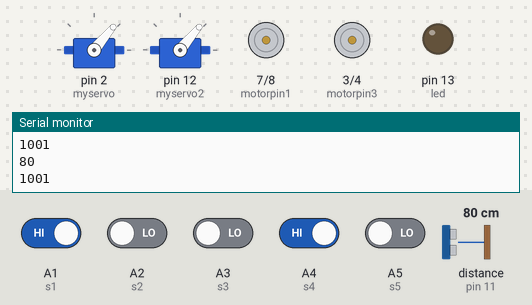
This sketch was run on a simulated Arduino Uno, built with avr-gcc and run on an emulated ATmega328P. Shown: 2 × servo, motor-driver pin pairs drawn as motors (green arrow = first pin HIGH = forward, orange = second pin HIGH = backward, longer = more drive, scaled by the enable pin), output pins drawn as LEDs (lit = HIGH), the last lines printed to the serial monitor. Wiring (inferred from the names in the program): ultrasonic range finder: trigger pin 10; echo pin 11. Inputs (shaded band) come from the test bench; at power-on: A1 (s1), A4 (s4) HIGH, A2 (s2), A3 (s3), A5 (s5) LOW, distance to the obstacle (sensor on pin 11) 80 cm. The echo pulse lasts 58.3 µs per cm; pins used as bus, display or sensor lines are not drawn.

Above: at 3.2 s.
3.3 s: distance to the obstacle (sensor on pin 11) set to 8 cm
4.8 s: distance to the obstacle (sensor on pin 11) set to 5 cm
At 7.3 s:
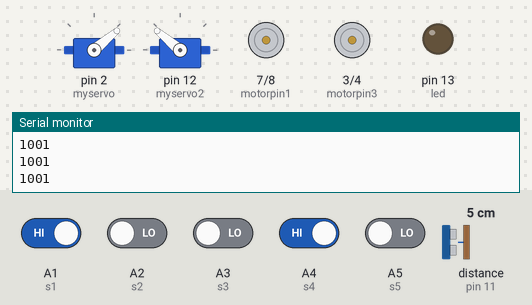
7.8 s: A1 (s1) driven LOW
At 8.6 s:
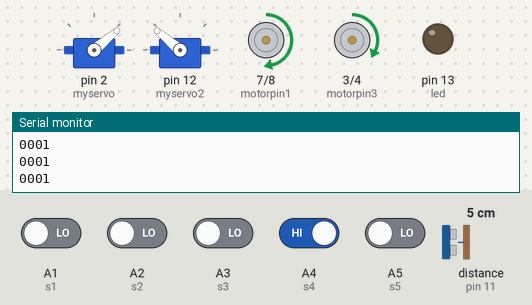
9.3 s: A3 (s3) driven HIGH
At 9.6 s:
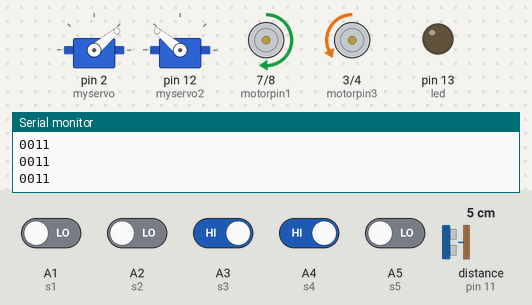
10.8 s: A4 (s4) driven LOW
At 11.9 s:
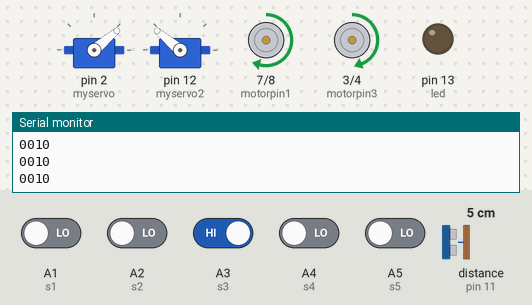
12.3 s: A2 (s2) driven HIGH
At 13.2 s:
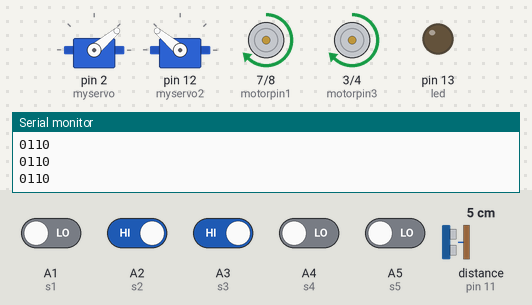
Timing chart, 0 to 14.8 s (numbered marks = the images above; inputs shaded):
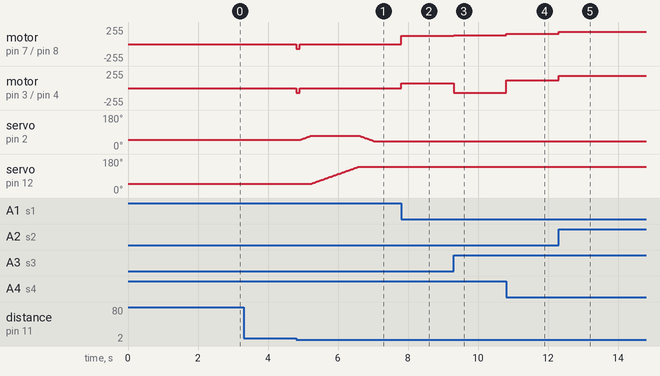

Measured:
- the behaviour switches between 7 and 6 cm on distance to the obstacle (sensor on pin 11) (found by bisection; images 0 and 1)
- after the input at 4.8 s, motor on pin 7 (motorpin1) / pin 8 (motorpin2), motor on pin 3 (motorpin3) / pin 4 (motorpin4): stopped → backward 70/255 at once, → stopped 0.10 s later; servo on pin 2 (myservo): rises from 50° to 70° in 0.27 s, then falls to 40° in 1.8 s; servo on pin 12 (myservo2): moves from 50° to 140° over 1.3 s, starting after 0.44 s
- after the input at 7.8 s, motor on pin 7 (motorpin1) / pin 8 (motorpin2): stopped → forward 125/255 at once; motor on pin 3 (motorpin3) / pin 4 (motorpin4): stopped → forward 70/255 at once
- after the input at 9.3 s, motor on pin 7 (motorpin1) / pin 8 (motorpin2): forward 125/255 → forward 135/255 at once; motor on pin 3 (motorpin3) / pin 4 (motorpin4): forward 70/255 → backward 70/255 at once
- after the input at 10.8 s, motor on pin 7 (motorpin1) / pin 8 (motorpin2): forward 135/255 → forward 153/255 at once; motor on pin 3 (motorpin3) / pin 4 (motorpin4): backward 70/255 → forward 115/255 at once
- after the input at 12.3 s, motor on pin 7 (motorpin1) / pin 8 (motorpin2): forward 153/255 → forward 185/255 at once; motor on pin 3 (motorpin3) / pin 4 (motorpin4): forward 115/255 → forward 185/255 at once

The sketch:

White_Black_box_deacting_and_fetching_robot.ino
```cpp
#include <Servo.h>

Servo myservo;
Servo myservo2; // create servo object to control a servo
// twelve servo objects can be created on most boards

int pos = 50;
// variable to store the servo position

int Speed = 185;

int motorpin3 = 3;
int motorpin4 = 4;
int pwm2 = 5;               // LEFT motor pin and pwm
int flag = 0;
int motorpin1 = 7;
int motorpin2 = 8;
int pwm1 = 9;              // RIGHT motor pin and pwm

int s1 = A1; //orange
int s2 = A2; //white
int s3 = A3; //brown
int s4 = A4; //black
int s5 = A5; //black
//Pin assignment
const int usTrigPin = 10; //connects to Arduino digital pin #2
const int usEchoPin = 11; //connects to Arduino digital pin #3


const int led = 13;      //Arduino built-in led. No connection required

//operational parameters
const int paceOfSound = 29.15;  //pace of sound = 1/speed of sound
//              = 1/0.03435 cm/ss
//              = 29.15 us/cm

//CALIBRATION
int turningPoint = 6;  //turn when an obstacle is within 20cm (approx 8in)

//wait 100msec until next sensor check.
int sensDelay = 100;

//used only in testing phase
boolean DEBUG = false;    //change to true when debuging. See serial monitor for log

// the setup routine runs once when you press reset or power on
void setup() {
  {
    myservo.attach(2);
    myservo2.attach(12);

    myservo.write(50);
    myservo2.write(50);
    delay(2000);

    Serial.begin(9600);
    pinMode(s1, INPUT);
    pinMode(s2, INPUT);
    pinMode(s3, INPUT);
    pinMode(s4, INPUT);
 pinMode(s5, INPUT);
    // Motor pins and Pulse Width Modulation declared by pinMode
    pinMode(motorpin1, OUTPUT);
    pinMode(motorpin2, OUTPUT);
    pinMode(motorpin3, OUTPUT);
    pinMode(motorpin4, OUTPUT);
    pinMode(pwm1, OUTPUT);
    pinMode(pwm2, OUTPUT);
  }
  //set digital pin modes for ultrasonic sensors
  pinMode(usTrigPin, OUTPUT);
  pinMode(usEchoPin, INPUT);

  //set digital pin mode for built-in led
  pinMode(led, OUTPUT);

}


void loop() {


 goForward();
  if (flag == 0)
  {

    sonarCheck();
  }


}

void sonarCheck()
{
  int distance;

  // call getDistance to get the distance to an obstacle. Ignore anything farther than 100cm
  distance = getDistance();
  Serial.println(distance);
  //,l'delay(100);
  if (distance < 6 && distance > 0 )
  {
    grab();
    if (digitalRead(s5) == 0) { myservo.attach(2);
  myservo2.attach(12);
    ServoUp();
    survotake();
   }
    fulturn();
    flag = 1;
    Speed == 200;
  }


}

int getDistance() {

  long duration, distance;

  digitalWrite(usTrigPin, LOW);  // Added this line
  delayMicroseconds(2); // Added this line

  //send 10 micro second pulse to trigger
  digitalWrite(usTrigPin, HIGH);
  delayMicroseconds(10); // Added this line per spec (spec says at least 10us)
  digitalWrite(usTrigPin, LOW);

  //Below step wait for HIGH upto a second (default) on the Echo pin before timing out.
  duration = pulseIn(usEchoPin, HIGH);   //wait for HIGH

  //calculate the distance in cm
  distance = (duration / 2) / paceOfSound;

  //We don't care about distance of more than 100cm
  if (distance >= 100 || distance <= 0) {
    if (DEBUG) Serial.println("getDistance: Out of range");
    return 0;
  } else {
    if (DEBUG) {
      Serial.print("getDistance: ");
      Serial.print(distance);
      Serial.println(" cm");
    }
    return distance;
  }
}

void ServoUp() {

{
   for (pos = 50; pos <= 70; pos += 1) { // goes from 180 degrees to 0 degrees
    myservo.write(pos);              // tell servo to go to position in variable 'pos'
    delay(15);                       // waits 15ms for the servo to reach the position
  }
}
   {
    for (pos = 50; pos <= 140; pos += 1) { // goes from 0 degrees to 180 degrees
    // in steps of 1 degree
    myservo2.write(pos);              // tell servo to go to position in variable 'pos'
    delay(15);
    // waits 15ms for the servo to reach the position
  }

}

}

void survotake()
{
   for (pos = 70; pos >= 40; pos -= 1) { // goes from 180 degrees to 0 degrees
    myservo.write(pos);              // tell servo to go to position in variable 'pos'
    delay(15);                       // waits 15ms for the servo to reach the position
  }
}

void leave()
 {

{
   for (pos = 40; pos <= 70; pos++) { // goes from 180 degrees to 0 degrees
    myservo.write(pos);              // tell servo to go to position in variable 'pos'
    delay(30);                       // waits 15ms for the servo to reach the position
  }
}

    for (pos = 140; pos >= 50; pos -= 1) { // goes from 0 degrees to 180 degrees
    // in steps of 1 degree
    myservo2.write(pos);              // tell servo to go to position in variable 'pos'
    delay(30);
    // waits 15ms for the servo to reach the position
  }
  delay(200000);

}


void goForward ()
{
  {

    Serial.print(digitalRead(s1));  // Mark the Sensors for instant Digital Read in 0,1
    Serial.print(digitalRead(s2));
    Serial.print(digitalRead(s3));
    Serial.print(digitalRead(s4));
    Serial.println () ;


    if  (digitalRead(s1) == 0 && digitalRead(s2) == 1 && digitalRead(s3) == 1 && digitalRead(s4) == 0) {
      forward();
    }
    else if (digitalRead(s1) == 0 && digitalRead(s2) == 1 && digitalRead(s3) == 0 && digitalRead(s4) == 0) {
      sl();
    }
    else if (digitalRead(s1) == 1 && digitalRead(s2) == 1 && digitalRead(s3) == 0 && digitalRead(s4) == 0) {
      ml();
    }
    else if (digitalRead(s1) == 1 && digitalRead(s2) == 0 && digitalRead(s3) == 0 && digitalRead(s4) == 0) {
      hl();

    }
    else if (digitalRead(s1) == 0 && digitalRead(s2) == 0 && digitalRead(s3) == 1 && digitalRead(s4) == 0) {
      sr();
    }
    else if (digitalRead(s1) == 0 && digitalRead(s2) == 0 && digitalRead(s3) == 1 && digitalRead(s4) == 1) {
      mr();
    }
    else if (digitalRead(s1) == 0 && digitalRead(s2) == 0 && digitalRead(s3) == 0 && digitalRead(s4) == 1) {
      hr();

    }
    else if (digitalRead(s1) == 0 && digitalRead(s2) == 0 && digitalRead(s3) == 0 && digitalRead(s4) == 0) {
      oo();

    }
    else if (digitalRead(s1) == 1 && digitalRead(s2) == 1 && digitalRead(s3) == 1 && digitalRead(s4) == 1) {
     grab();
      leave();
      delay (2000000);

    }

  }

}

void fulturn(){
  while (digitalRead(s4) == 0)
    {digitalWrite(motorpin2, LOW);
  digitalWrite(motorpin1, HIGH);
  analogWrite(pwm1, Speed - 75);

  digitalWrite(motorpin3, LOW);
  digitalWrite(motorpin4, HIGH);
  analogWrite(pwm2, Speed - 75);}


}
void grab ()
{

  digitalWrite(motorpin1, LOW);
  digitalWrite(motorpin2, HIGH);
  analogWrite(pwm1, 70);

  digitalWrite(motorpin3, LOW);
  digitalWrite(motorpin4, HIGH);
  analogWrite(pwm2, 70);
  delay(100);

  digitalWrite(motorpin1, HIGH);
  digitalWrite(motorpin2, LOW);
  analogWrite(pwm1, 0);

  digitalWrite(motorpin3, HIGH);
  digitalWrite(motorpin4, LOW);
  analogWrite(pwm2, 0);
}

// Adjusting Directions

void forward() {
  digitalWrite(motorpin1, HIGH);
  digitalWrite(motorpin2, LOW);
  analogWrite(pwm1, Speed);

  digitalWrite(motorpin3, HIGH);
  digitalWrite(motorpin4, LOW);
  analogWrite(pwm2, Speed);
}


void sl() {
  digitalWrite(motorpin2, LOW);
  digitalWrite(motorpin1, HIGH);
  analogWrite(pwm1, Speed - 70);

  digitalWrite(motorpin3, HIGH);
  digitalWrite(motorpin4, LOW);
  analogWrite(pwm2, Speed - 32);
}

void sr() {
  digitalWrite(motorpin1, HIGH);
  digitalWrite(motorpin2, LOW);
  analogWrite(pwm1, Speed - 32);

  digitalWrite(motorpin4, LOW);
  digitalWrite(motorpin3, HIGH);
  analogWrite(pwm2, Speed - 70);
}

void ml() {
  analogWrite(pwm1, Speed - 130);
  digitalWrite(motorpin1, LOW);
  digitalWrite(motorpin2, HIGH);
  analogWrite(pwm2, Speed - 50);
  digitalWrite(motorpin3, HIGH);
  digitalWrite(motorpin4, LOW);
}


void mr() {
  analogWrite(pwm1, Speed - 50);
  digitalWrite(motorpin1, HIGH);
  digitalWrite(motorpin2, LOW);
  analogWrite(pwm2, Speed - 130);
  digitalWrite(motorpin3, LOW);
  digitalWrite(motorpin4, HIGH);

}

void hl() {
  analogWrite(pwm1, Speed - 130);
  digitalWrite(motorpin1, HIGH);
  digitalWrite(motorpin2, LOW);

  analogWrite(pwm2, Speed- 60);
  digitalWrite(motorpin3, HIGH);
  digitalWrite(motorpin4, LOW);
}


void hr() {
  analogWrite(pwm1, Speed- 60);
  digitalWrite(motorpin1, HIGH);
  digitalWrite(motorpin2, LOW);

  analogWrite(pwm2, Speed - 130);
  digitalWrite(motorpin3, HIGH);
  digitalWrite(motorpin4, LOW);

}

void oo() {
  analogWrite(pwm1, Speed - 80);
  digitalWrite(motorpin1, LOW);
  digitalWrite(motorpin2, HIGH);

  analogWrite(pwm2, Speed - 80);
  digitalWrite(motorpin3, LOW);
  digitalWrite(motorpin4, HIGH);


}
```
